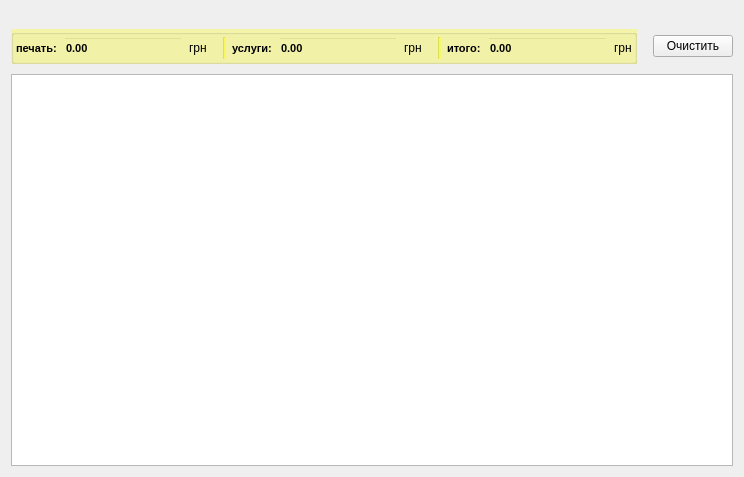
<?xml version="1.0" encoding="UTF-8"?>
<ui version="4.0">
 <class>PrintWidget</class>
 <widget class="QWidget" name="PrintWidget">
  <property name="geometry">
   <rect>
    <x>0</x>
    <y>0</y>
    <width>744</width>
    <height>477</height>
   </rect>
  </property>
  <property name="minimumSize">
   <size>
    <width>0</width>
    <height>0</height>
   </size>
  </property>
  <property name="maximumSize">
   <size>
    <width>16777215</width>
    <height>16777215</height>
   </size>
  </property>
  <property name="windowTitle">
   <string>Form</string>
  </property>
  <layout class="QVBoxLayout" name="verticalLayout">
   <item>
    <widget class="SizeWidget" name="size" native="true">
     <property name="sizePolicy">
      <sizepolicy hsizetype="Preferred" vsizetype="Preferred">
       <horstretch>0</horstretch>
       <verstretch>0</verstretch>
      </sizepolicy>
     </property>
     <property name="minimumSize">
      <size>
       <width>0</width>
       <height>0</height>
      </size>
     </property>
    </widget>
   </item>
   <item>
    <widget class="PrintTask" name="print" native="true">
     <property name="sizePolicy">
      <sizepolicy hsizetype="Preferred" vsizetype="Preferred">
       <horstretch>0</horstretch>
       <verstretch>0</verstretch>
      </sizepolicy>
     </property>
     <property name="minimumSize">
      <size>
       <width>0</width>
       <height>0</height>
      </size>
     </property>
    </widget>
   </item>
   <item>
    <widget class="Tab" name="tab" native="true">
     <property name="sizePolicy">
      <sizepolicy hsizetype="Preferred" vsizetype="Preferred">
       <horstretch>0</horstretch>
       <verstretch>0</verstretch>
      </sizepolicy>
     </property>
     <property name="minimumSize">
      <size>
       <width>0</width>
       <height>0</height>
      </size>
     </property>
    </widget>
   </item>
   <item>
    <layout class="QHBoxLayout" name="horizontalLayout_4">
     <property name="bottomMargin">
      <number>4</number>
     </property>
     <item>
      <widget class="QGroupBox" name="groupBox">
       <property name="styleSheet">
        <string notr="true">background: rgba(255, 255, 0, 75)</string>
       </property>
       <property name="title">
        <string/>
       </property>
       <layout class="QHBoxLayout" name="horizontalLayout_2">
        <property name="margin">
         <number>2</number>
        </property>
        <item>
         <widget class="QLabel" name="label_4">
          <property name="font">
           <font>
            <pointsize>8</pointsize>
            <weight>75</weight>
            <bold>true</bold>
           </font>
          </property>
          <property name="styleSheet">
           <string notr="true">background:transparent</string>
          </property>
          <property name="text">
           <string>печать:</string>
          </property>
         </widget>
        </item>
        <item>
         <widget class="MoneyEdit" name="totalPrint">
          <property name="maximumSize">
           <size>
            <width>120</width>
            <height>16777215</height>
           </size>
          </property>
          <property name="font">
           <font>
            <pointsize>8</pointsize>
            <weight>75</weight>
            <bold>true</bold>
           </font>
          </property>
          <property name="styleSheet">
           <string notr="true">background:transparent</string>
          </property>
          <property name="text">
           <string>0.00</string>
          </property>
          <property name="frame">
           <bool>true</bool>
          </property>
          <property name="alignment">
           <set>Qt::AlignLeading|Qt::AlignLeft|Qt::AlignVCenter</set>
          </property>
          <property name="readOnly">
           <bool>true</bool>
          </property>
         </widget>
        </item>
        <item>
         <widget class="QLabel" name="label">
          <property name="styleSheet">
           <string notr="true">background:transparent</string>
          </property>
          <property name="text">
           <string>грн</string>
          </property>
         </widget>
        </item>
        <item>
         <spacer name="horizontalSpacer">
          <property name="orientation">
           <enum>Qt::Horizontal</enum>
          </property>
          <property name="sizeType">
           <enum>QSizePolicy::Fixed</enum>
          </property>
          <property name="sizeHint" stdset="0">
           <size>
            <width>10</width>
            <height>20</height>
           </size>
          </property>
         </spacer>
        </item>
        <item>
         <widget class="Line" name="line">
          <property name="orientation">
           <enum>Qt::Vertical</enum>
          </property>
         </widget>
        </item>
        <item>
         <widget class="QLabel" name="label_5">
          <property name="font">
           <font>
            <pointsize>8</pointsize>
            <weight>75</weight>
            <bold>true</bold>
           </font>
          </property>
          <property name="styleSheet">
           <string notr="true">background:transparent</string>
          </property>
          <property name="text">
           <string>услуги:</string>
          </property>
         </widget>
        </item>
        <item>
         <widget class="MoneyEdit" name="totalPostPrint">
          <property name="maximumSize">
           <size>
            <width>120</width>
            <height>16777215</height>
           </size>
          </property>
          <property name="font">
           <font>
            <pointsize>8</pointsize>
            <weight>75</weight>
            <bold>true</bold>
           </font>
          </property>
          <property name="styleSheet">
           <string notr="true">background:transparent</string>
          </property>
          <property name="text">
           <string>0.00</string>
          </property>
          <property name="frame">
           <bool>true</bool>
          </property>
          <property name="alignment">
           <set>Qt::AlignLeading|Qt::AlignLeft|Qt::AlignVCenter</set>
          </property>
          <property name="readOnly">
           <bool>true</bool>
          </property>
         </widget>
        </item>
        <item>
         <widget class="QLabel" name="label_2">
          <property name="styleSheet">
           <string notr="true">background:transparent</string>
          </property>
          <property name="text">
           <string>грн</string>
          </property>
         </widget>
        </item>
        <item>
         <spacer name="horizontalSpacer_2">
          <property name="orientation">
           <enum>Qt::Horizontal</enum>
          </property>
          <property name="sizeType">
           <enum>QSizePolicy::Fixed</enum>
          </property>
          <property name="sizeHint" stdset="0">
           <size>
            <width>10</width>
            <height>20</height>
           </size>
          </property>
         </spacer>
        </item>
        <item>
         <widget class="Line" name="line_2">
          <property name="orientation">
           <enum>Qt::Vertical</enum>
          </property>
         </widget>
        </item>
        <item>
         <widget class="QLabel" name="label_7">
          <property name="font">
           <font>
            <pointsize>8</pointsize>
            <weight>75</weight>
            <bold>true</bold>
           </font>
          </property>
          <property name="styleSheet">
           <string notr="true">background:transparent</string>
          </property>
          <property name="text">
           <string>итого:</string>
          </property>
         </widget>
        </item>
        <item>
         <widget class="MoneyEdit" name="total">
          <property name="maximumSize">
           <size>
            <width>150</width>
            <height>16777215</height>
           </size>
          </property>
          <property name="font">
           <font>
            <pointsize>8</pointsize>
            <weight>75</weight>
            <bold>true</bold>
           </font>
          </property>
          <property name="styleSheet">
           <string notr="true">background:transparent</string>
          </property>
          <property name="text">
           <string>0.00</string>
          </property>
          <property name="frame">
           <bool>true</bool>
          </property>
          <property name="alignment">
           <set>Qt::AlignLeading|Qt::AlignLeft|Qt::AlignVCenter</set>
          </property>
          <property name="readOnly">
           <bool>true</bool>
          </property>
         </widget>
        </item>
        <item>
         <widget class="QLabel" name="label_3">
          <property name="styleSheet">
           <string notr="true">background:transparent</string>
          </property>
          <property name="text">
           <string>грн</string>
          </property>
         </widget>
        </item>
       </layout>
      </widget>
     </item>
     <item>
      <spacer name="horizontalSpacer_15">
       <property name="orientation">
        <enum>Qt::Horizontal</enum>
       </property>
       <property name="sizeType">
        <enum>QSizePolicy::Fixed</enum>
       </property>
       <property name="sizeHint" stdset="0">
        <size>
         <width>10</width>
         <height>20</height>
        </size>
       </property>
      </spacer>
     </item>
     <item>
      <widget class="QFrame" name="frameButton">
       <property name="frameShape">
        <enum>QFrame::NoFrame</enum>
       </property>
       <property name="frameShadow">
        <enum>QFrame::Raised</enum>
       </property>
       <layout class="QHBoxLayout" name="horizontalLayout">
        <property name="margin">
         <number>0</number>
        </property>
        <item>
         <widget class="QPushButton" name="clearButton">
          <property name="text">
           <string>Очистить</string>
          </property>
         </widget>
        </item>
       </layout>
      </widget>
     </item>
    </layout>
   </item>
   <item>
    <widget class="QTableView" name="table">
     <property name="sizePolicy">
      <sizepolicy hsizetype="Preferred" vsizetype="Preferred">
       <horstretch>0</horstretch>
       <verstretch>2</verstretch>
      </sizepolicy>
     </property>
     <property name="minimumSize">
      <size>
       <width>0</width>
       <height>0</height>
      </size>
     </property>
     <property name="maximumSize">
      <size>
       <width>16777215</width>
       <height>16777215</height>
      </size>
     </property>
    </widget>
   </item>
  </layout>
 </widget>
 <customwidgets>
  <customwidget>
   <class>MoneyEdit</class>
   <extends>QLineEdit</extends>
   <header>utility/moneyedit.h</header>
  </customwidget>
  <customwidget>
   <class>SizeWidget</class>
   <extends>QWidget</extends>
   <header>widgets/work/task/sizewidget.h</header>
   <container>1</container>
  </customwidget>
  <customwidget>
   <class>PrintTask</class>
   <extends>QWidget</extends>
   <header>widgets/work/task/printtask.h</header>
   <container>1</container>
  </customwidget>
  <customwidget>
   <class>Tab</class>
   <extends>QWidget</extends>
   <header>widgets/tab.h</header>
   <container>1</container>
  </customwidget>
 </customwidgets>
 <resources/>
 <connections/>
</ui>
